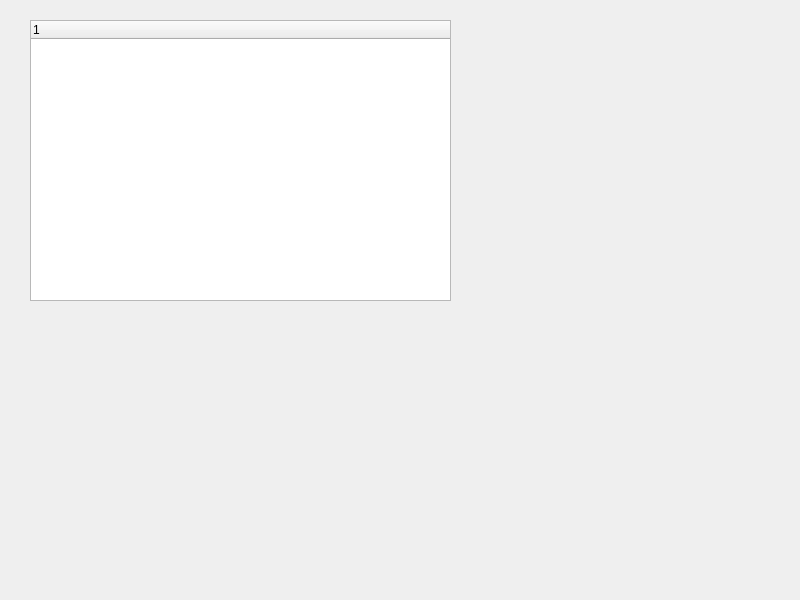
<?xml version="1.0" encoding="UTF-8"?>
<ui version="4.0">
 <class>Widget</class>
 <widget class="QWidget" name="Widget">
  <property name="geometry">
   <rect>
    <x>0</x>
    <y>0</y>
    <width>800</width>
    <height>600</height>
   </rect>
  </property>
  <property name="windowTitle">
   <string>Widget</string>
  </property>
  <widget class="QTreeWidget" name="treeWidget">
   <property name="geometry">
    <rect>
     <x>30</x>
     <y>20</y>
     <width>421</width>
     <height>281</height>
    </rect>
   </property>
   <column>
    <property name="text">
     <string notr="true">1</string>
    </property>
   </column>
  </widget>
 </widget>
 <resources/>
 <connections/>
</ui>
